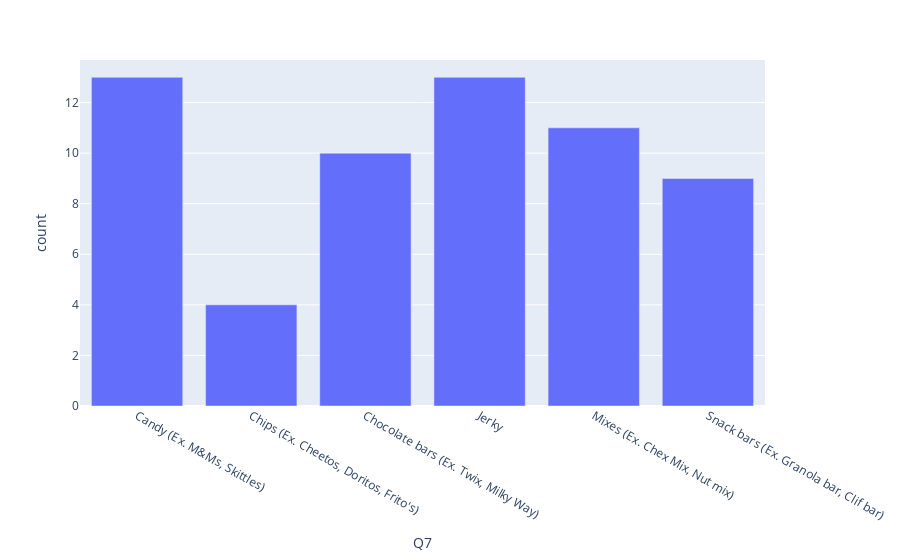

Write notebook code for a chart like this one.
### Code cell
# Vis 3
vis3_data = counter(df_csv, 'Q7')
fig3 = px.bar(data_frame=vis3_data, x='Q7', y='count')
fig3.show()

### Figure 1 — Plotly figure (JSON) as saved in the notebook; plotly's stock layout.template omitted (floating-point values rounded to 4 significant figures)
{"data": [{"alignmentgroup": "True", "hovertemplate": "Q7=%{x}<br>count=%{y}<extra></extra>", "legendgroup": "", "marker": {"color": "#636efa", "pattern": {"shape": ""}}, "name": "", "offsetgroup": "", "orientation": "v", "showlegend": false, "textposition": "auto", "type": "bar", "x": ["Candy (Ex. M&Ms, Skittles)", "Chips (Ex. Cheetos, Doritos, Frito's)", "Chocolate bars (Ex. Twix, Milky Way)", "Jerky", "Mixes (Ex. Chex Mix, Nut mix)", "Snack bars (Ex. Granola bar, Clif bar)"], "xaxis": "x", "y": [13, 4, 10, 13, 11, 9], "yaxis": "y"}], "layout": {"barmode": "relative", "legend": {"tracegroupgap": 0}, "margin": {"t": 60}, "xaxis": {"anchor": "y", "domain": [0, 1], "title": {"text": "Q7"}}, "yaxis": {"anchor": "x", "domain": [0, 1], "title": {"text": "count"}}}}
